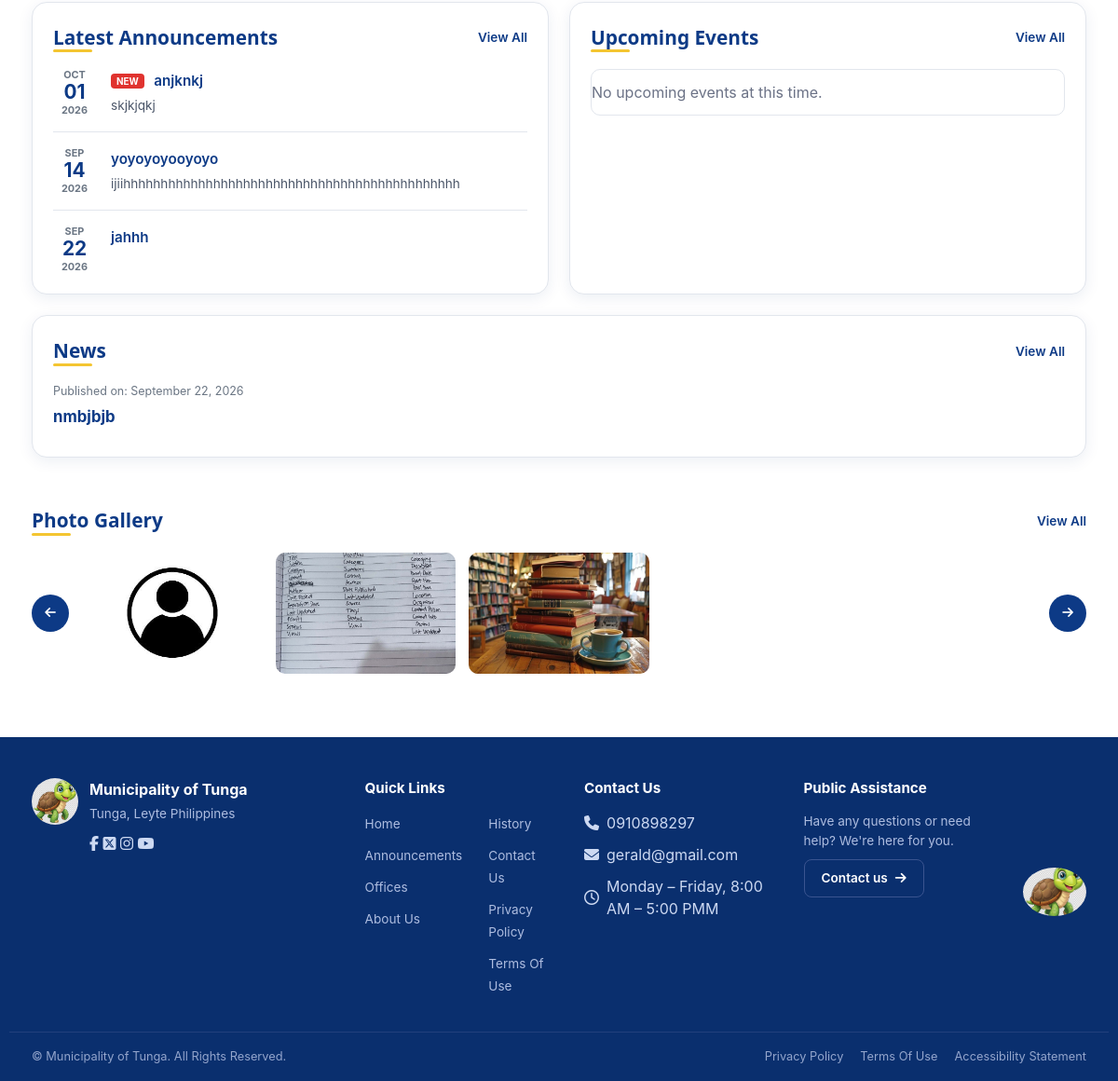
Before: / (lower part) with the older database file.
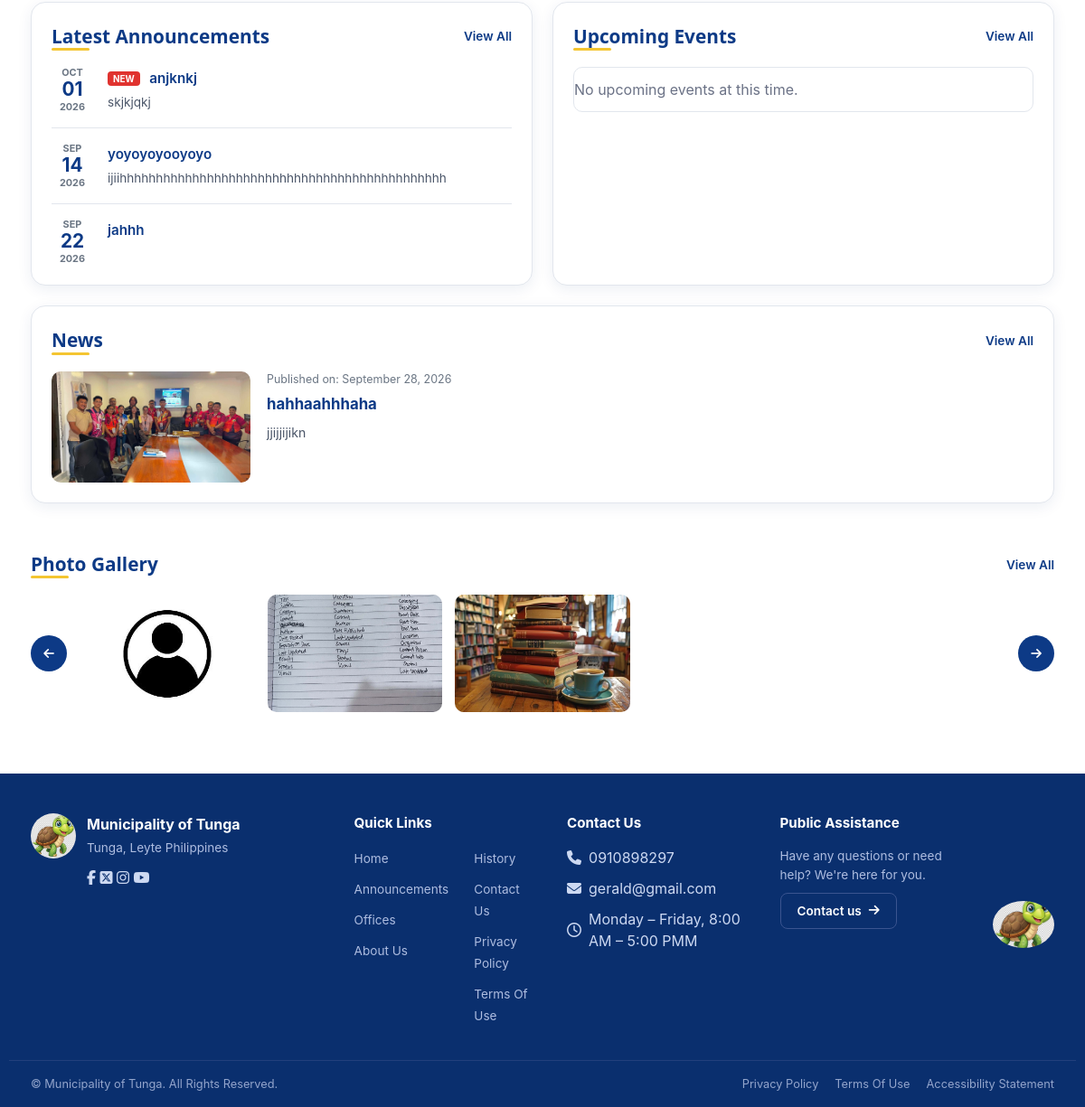
After: the same page with the newer database file.
### office_dashboard/models.py (models this page shows, shortened)
class NewsUpdate(models.Model):
    STATUS_CHOICES = [
        ("pending", "Pending Approval"),
        ("published", "Published"),
        ("reject", "Reject"),
        ("returned", "Returned"),
        ("archive", "Archived"),
    ]
    representative = models.ForeignKey(
        OfficeRepresentative,
        on_delete=models.CASCADE,
        related_name="news_updates"
    )
    title = models.CharField(max_length=255)
    category = models.CharField(max_length=100, blank=True)
    summary = models.CharField(max_length=255, blank=True)
    content = models.TextField(blank=True)
    image = models.ImageField(upload_to="news/", blank=True, null=True)
    author = models.CharField(max_length=255, blank=True)
    date_published = models.DateField(null=True, blank=True)
    last_updated = models.DateTimeField(auto_now=True)
    source = models.CharField(max_length=255, blank=True)
    tags = models.CharField(max_length=255, blank=True)
    status = models.CharField(max_length=20, choices=STATUS_CHOICES, default="pending")
    admin_note = models.TextField(blank=True)
    views = models.PositiveIntegerField(default=0)
    created_at = models.DateTimeField(auto_now_add=True)

### portal/views.py (the view)
# urls.py: path('', views.home, name='home'),
def home(request):
    home_announcements = list(
        Announcement.objects.filter(status='published')
        .order_by('-date_posted', '-created_at')[:3]
    )
    for a in home_announcements:
        a.display_date = a.date_posted or a.created_at.date()
    upcoming_event = (
        Event.objects.filter(status='published', event_date__gte=timezone.localdate())
        .order_by('event_date')
        .first()
    )
    latest_news = (
        NewsUpdate.objects.filter(status='published')
        .select_related('representative__office')
        .order_by('-date_published', '-created_at')
        .first()
    )
    gallery_photos = list(
        Photo.objects.filter(status='published')
        .order_by('-created_at')[:8]
    )
    return render(request, "portal/home.html", {
        "emergency_contacts": EmergencyContact.objects.all(),
        "home_announcements": home_announcements,
        "upcoming_event": upcoming_event,
        "latest_news": latest_news,
        "gallery_photos": gallery_photos,
        "quick_links": QuickLink.objects.filter(is_active=True),
    })

### admin_dashboard/context_processors.py (called while the page is built)
def site_contact_info(request):
    return {"site_contact": SiteContactInfo.get_solo()}

def is_super_admin(request):
    if not request.user.is_authenticated:
        return {"is_super_admin": False}
    return {"is_super_admin": SuperAdmin.objects.filter(user=request.user).exists()}

def ticker_announcements(request):
    from office_dashboard.models import Announcement
    announcements = list(
        Announcement.objects.filter(status='published').order_by('-date_posted', '-created_at')[:5]
    )
    return {"ticker_announcements": announcements}

### admin_dashboard/models.py (called while the page is built)
    @classmethod
    def get_solo(cls):
        obj, _ = cls.objects.get_or_create(pk=1, defaults={
            'phone': '(053) 456 789',
            'phone_local': 'Local 100',
            'email': 'tunga@gmail.com',
            'email_secondary': 'info@tunga.gov.ph',
            'address': '2nd Floor, Municipal Hall, Tunga, Leyte',
            'facebook_name': 'Municipality of Tunga - Official',
            'office_hours': 'Monday – Friday, 8:00 AM – 5:00 PM',
        })
        return obj

### templates/portal/home.html (shortened to what this page needs)
{% extends "base.html" %}
{% load static %}
{% block content %}
<section class="home-feed">
  <div class="container home-feed__grid">
    <div class="panel feed-panel">
      <div class="section-title--row">
        <h2 class="section-title" style="margin-bottom:0;padding-bottom:0;">Latest Announcements</h2>
        <a href="{% url 'announcement' %}" class="view-all">View All</a>
      </div>
      <ul class="feed-list">
        {% for a in home_announcements %}
        <li class="feed-item">
          <div class="feed-item__date">{{ a.display_date|date:"M"|upper }}<strong>{{ a.display_date|date:"d" }}</strong>{{ a.display_date|date:"Y" }}</div>
          <div class="feed-item__body">
            {% if forloop.first %}<span class="badge-new">NEW</span>{% endif %}
            <a href="{% url 'announcement' %}" class="feed-item__title">{{ a.title }}</a>
            <p>{{ a.content|truncatewords:24 }}</p>
          </div>
        </li>
        {% empty %}
        <li class="feed-item"><div class="feed-item__body"><p>No announcements published yet.</p></div></li>
        {% endfor %}
      </ul>
    </div>
    <div class="panel feed-panel">
      <div class="section-title--row">
        <h2 class="section-title" style="margin-bottom:0;padding-bottom:0;">Upcoming Events</h2>
        <a href="announcements.html" class="view-all">View All</a>
      </div>
      <div class="event-highlight">
        {% if upcoming_event %}
        <div class="event-highlight__date">
          <div class="event-highlight__daterange">{{ upcoming_event.event_date|date:"M"|upper }}<br>{{ upcoming_event.event_date|date:"d" }}<br>{{ upcoming_event.event_date|date:"Y" }}</div>
          <div>
            <p class="event-highlight__title">{{ upcoming_event.title }}</p>
            <p class="event-highlight__meta"><i class="fa-regular fa-clock"></i> {{ upcoming_event.start_time|time:"g:i A"|default:"TBA" }} &nbsp; <i class="fa-solid fa-location-dot"></i> {{ upcoming_event.location|default:"—" }}</p>
          </div>
        </div>
        {% if upcoming_event.poster %}<img src="{{ upcoming_event.poster.url }}" alt="{{ upcoming_event.title }}" class="event-highlight__img">{% endif %}
        {% else %}
        <p style="padding:12px 0;color:var(--gray-500,#6b7286);">No upcoming events at this time.</p>
        {% endif %}
      </div>
    </div>
    <div class="panel feed-panel">
      <div class="section-title--row">
        <h2 class="section-title" style="margin-bottom:0;padding-bottom:0;">News</h2>
        <a href="announcements.html" class="view-all">View All</a>
      </div>
      <div class="news-item">
        {% if latest_news %}
        {% if latest_news.image %}<img src="{{ latest_news.image.url }}" alt="{{ latest_news.title }}">{% endif %}
        <div>
          <p class="news-item__date">Published on: {{ latest_news.date_published|default:latest_news.created_at|date:"F j, Y" }}</p>
          <a href="{% url 'announcement' %}" class="news-item__title">{{ latest_news.title }}</a>
          <p class="news-item__excerpt">{{ latest_news.summary|default:latest_news.content|truncatewords:35 }}</p>
        </div>
        {% else %}
        <p style="padding:12px 0;color:var(--gray-500,#6b7286);">No news posted yet.</p>
        {% endif %}
      </div>
    </div>
  </div>
</section>
<section class="gallery-section">
  <div class="container">
    <div class="section-title--row">
      <h2 class="section-title" style="margin-bottom:0;padding-bottom:0;">Photo Gallery</h2>
      <a href="#" class="view-all">View All</a>
    </div>
    <div class="gallery-strip">
      <button class="gallery-nav gallery-nav--prev" aria-label="Previous photo"><i class="fa-solid fa-arrow-left"></i></button>
      <div class="gallery-strip__track">
        {% for p in gallery_photos %}
        <img src="{{ p.image.url }}" alt="{{ p.title }}">
        {% empty %}
        <p style="padding:12px;color:var(--gray-500,#6b7286);">No photos published yet.</p>
        {% endfor %}
      </div>
      <button class="gallery-nav gallery-nav--next" aria-label="Next photo"><i class="fa-solid fa-arrow-right"></i></button>
    </div>
  </div>
</section>
{% endblock %}

Changed rows visible on the page:
no longer on this page (row edited): NewsUpdate: date_published "September 22, 2026", title "nmbjbjb"
now on this page (row edited): NewsUpdate: image (picture), date_published "September 28, 2026", title "hahhaahhhaha", summary "jjijjijikn"
